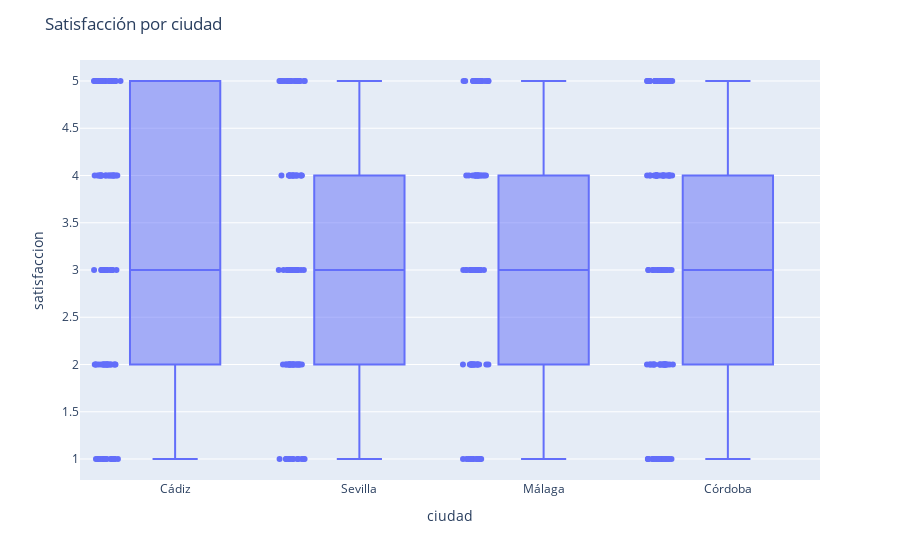

Notebook code for this chart:
### Markdown cell above
## 4. Boxplot interactivo

### Code cell
fig_box = px.box(df, x="ciudad", y="satisfaccion", points="all")
fig_box.update_layout(title="Satisfacción por ciudad")
fig_box.show()

### Figure 1 — Plotly figure (JSON) as saved in the notebook; plotly's stock layout.template omitted (floating-point values rounded to 4 significant figures; data arrays with more than 128 entries replaced by an {"elided": "..."} marker saying what was removed)
{"data": [{"alignmentgroup": "True", "boxpoints": "all", "hovertemplate": "ciudad=%{x}<br>satisfaccion=%{y}<extra></extra>", "legendgroup": "", "marker": {"color": "#636efa"}, "name": "", "notched": false, "offsetgroup": "", "orientation": "v", "showlegend": false, "type": "box", "x": {"elided": "400 str values"}, "x0": " ", "xaxis": "x", "y": {"elided": "400 int values"}, "y0": " ", "yaxis": "y"}], "layout": {"boxmode": "group", "legend": {"tracegroupgap": 0}, "margin": {"t": 60}, "title": {"text": "Satisfacción por ciudad"}, "xaxis": {"anchor": "y", "domain": [0, 1], "title": {"text": "ciudad"}}, "yaxis": {"anchor": "x", "domain": [0, 1], "title": {"text": "satisfaccion"}}}}
